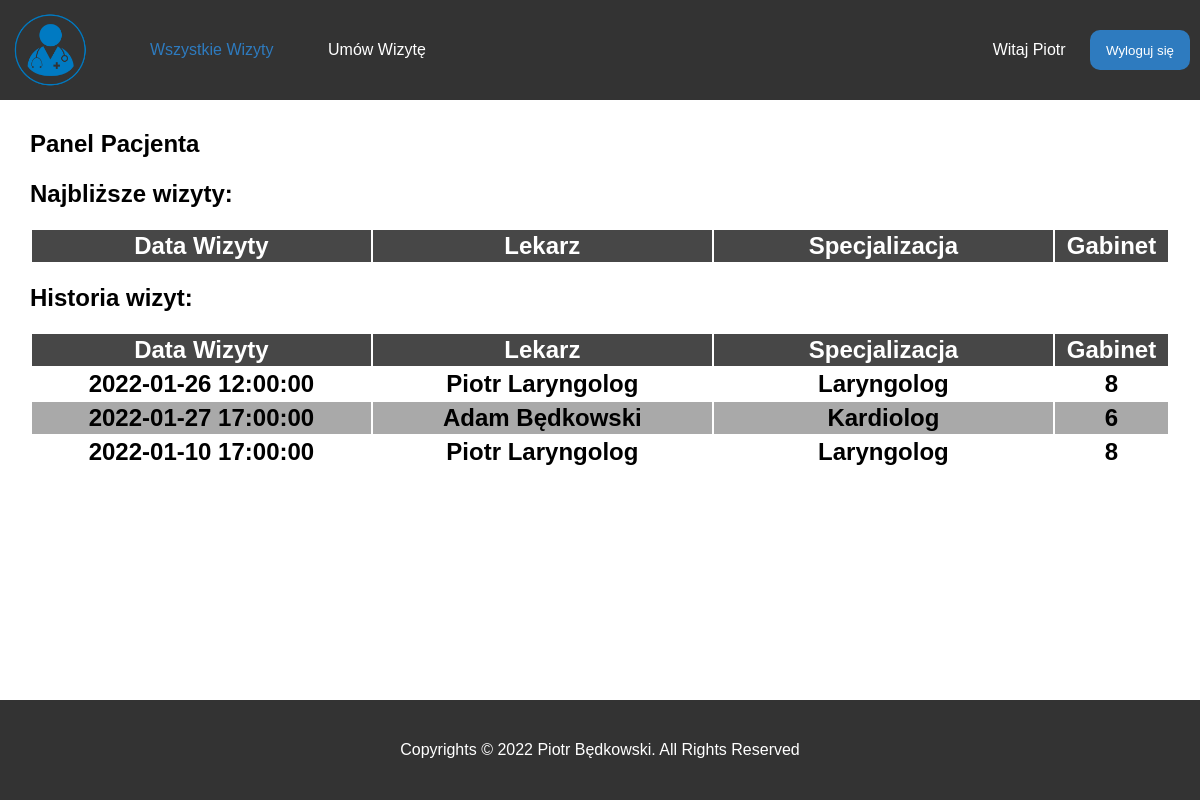
The app's page /pacjent/pacjent.php (signed in) with its own data.
### tables this page shows
CREATE TABLE `pacjent` (
  `id` int(11) NOT NULL,
  `imie` varchar(50) NOT NULL,
  `nazwisko` varchar(50) NOT NULL,
  `email` varchar(50) NOT NULL,
  `haslo` text NOT NULL,
  `pesel` int(11) NOT NULL,
  `data_ur` date NOT NULL,
  `adres` varchar(50) NOT NULL,
  `miasto` varchar(50) NOT NULL
);

CREATE TABLE `wizyta` (
  `id` int(11) NOT NULL,
  `id_lek` int(11) NOT NULL,
  `id_pac` int(11) NOT NULL,
  `data_wiz` datetime NOT NULL,
  `opis` text NOT NULL
);

CREATE TABLE `lekarz` (
  `id` int(11) NOT NULL,
  `imie` varchar(40) NOT NULL,
  `nazwisko` varchar(50) NOT NULL,
  `specjalizacja` varchar(50) NOT NULL,
  `numer_tel` int(9) NOT NULL,
  `gabinet` int(11) NOT NULL
);

### pacjent/pacjent.php (the view, shortened to what this page needs)
<?php
    require "../config.php";
    $id = $_SESSION['id'];
    $sql = "select * from `pacjent` where id=".$id."";
    $result = $polaczenie->query($sql);
    $row = mysqli_fetch_row($result);
    $pacjent = $row;
    $imie = $pacjent[1];
?>
<!DOCTYPE html>
<html lang="pl">
<head>
    <link rel="stylesheet" href="../main.css">
    <link rel="stylesheet" href="pacjent.css">
</head>
<body>
    <header>
        <img src="../img/logo.png">
        <nav>
            <a href="#Wszystkie_wizyty" onclick="allWizShow()" class="nav main-wiz active">Wszystkie Wizyty</a>
            <a href="#Umow_wizyte" onclick="newWizShow()" class="nav main-umow no-active">Umów Wizytę</a>
            <div class="buttons">
                Witaj <?php echo $imie; ?>
                <button onclick="location.href='../logout.php'">Wyloguj się</button>
            </div>
        </nav>
    </header>
    <article class="main-wiz display">
            <h1>Panel Pacjenta</h1>
            <h2>Najbliższe wizyty:<h2>
                <?php
                    $sql = 'SELECT * FROM `wizyta`,`lekarz` where wizyta.id_pac="'.$id.'" AND wizyta.data_wiz > CURDATE() AND lekarz.id=wizyta.id_lek';
                    $result = $polaczenie->query($sql);
                    if($result == null) echo "<h3>Brak umówionych wizyt</h3>";
                    else {
                        echo "<table>
                                <tr>
                                    <td>Data Wizyty</td>
                                    <td>Lekarz</td>
                                    <td>Specjalizacja</td>
                                    <td>Gabinet</td>
                                </tr>";
                        echo "</table>";
                    }
                ?>
            <h2>Historia wizyt:<h2>
                <?php
                    $sql = 'SELECT * FROM `wizyta`,`lekarz` where wizyta.id_pac="'.$id.'" AND wizyta.data_wiz < CURDATE() AND lekarz.id=wizyta.id_lek';
                    $result = $polaczenie->query($sql);
                    if($result == null) echo "<h3>Brak historii wizyt</h3>";
                    else {
                        echo "<table>
                        <tr>
                            <td>Data Wizyty</td>
                            <td>Lekarz</td>
                            <td>Specjalizacja</td>
                            <td>Gabinet</td>
                        </tr>";
                        while($row = mysqli_fetch_row($result)){
                            echo "<tr>
                                    <td>".$row[3]."</td>
                                    <td>".$row[6]." ".$row[7]."</td>
                                    <td>".$row[8]."</td>
                                    <td>".$row[10]."</td>
                                </tr>";
                        }
                        echo "</table>";
                    }
                ?>
    </article>
    <footer>
        Copyrights &copy; 2022 Piotr Będkowski. All Rights Reserved
    </footer>
</body>
</html>

### main.css (style rules this page uses)
* { box-sizing: border-box; margin: 0; }
body { width: 100%; min-height: 100vh; font-family: Calibri, sans-serif; min-width: 1000px; background-image: url('img/background.jpg'); background-position: center; background-repeat: no-repeat; background-size: cover; }
header { height: 100px; width: 100%; padding: 10px; background-color: #333; color: white; }
header img { height: 80px; display: block; float: left; }
header nav { position: relative; display: block; height: 80px; width: calc(100% - 80px); line-height: 40px; float: left; padding: 20px; padding-left: 60px; }
header nav a { display: inline-block; margin-right: 50px; text-decoration: none; color: white; }
header nav .buttons { height: 80px; position: absolute; top: 0; right: 0; display: block; color: white; }
header nav .buttons button { height: 40px; width: 100px; margin-top: 20px; margin-left: 20px; background-color: #2e7bbf; border-radius: 10px; border: none; color: white; }
article { width: 100%; min-height: calc(100vh - 200px); overflow: auto; }
footer { height: 100px; width: 100%; background-color: #333; color: white; text-align: center; line-height: 100px; }
.display { display: block; }
.active { color: #2e7bbf; }
.no-active { color: white; }

### pacjent/pacjent.css (style rules this page uses)
header { color: white; }
article { width: 100%; background-color: white; padding: 30px; }
article h1 { display: block; width: 100%; height: 30px; margin-bottom: 10px; }
article table { width: 100%; }
article tr { width: 100%; height: 30px; }
article tr:nth-child(even) { background-color: white; }
article tr:nth-child(odd) { background-color: darkgrey; }
article tr:first-of-type { background-color: rgb(71, 71, 71); color: white; }
article table tr td { width: 340px; height: 30px; text-align: center; line-height: 30px; border: none; }
article table tr td:last-of-type { width: 10%; }
h2 { margin-bottom: 20px; margin-top: 20px; }

### records on screen
pacjent: imie "Piotr"
wizyta: data_wiz "2022-01-26 12:00:00", lekarz.imie "Piotr", lekarz.nazwisko "Laryngolog", lekarz.specjalizacja "Laryngolog", lekarz.gabinet "8"
wizyta: data_wiz "2022-01-27 17:00:00", lekarz.imie "Adam", lekarz.nazwisko "Będkowski", lekarz.specjalizacja "Kardiolog", lekarz.gabinet "6"
wizyta: data_wiz "2022-01-10 17:00:00", lekarz.imie "Piotr", lekarz.nazwisko "Laryngolog", lekarz.specjalizacja "Laryngolog", lekarz.gabinet "8"
